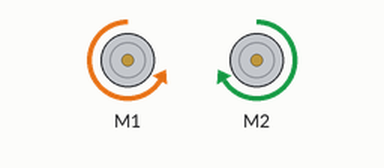
Simulated run of this sketch. Board: Arduino Uno, built with avr-gcc and run on an emulated ATmega328P. Parts: 2 × DC motor (green arrow = forward, orange = backward, longer = faster). What the sketch prints to the serial monitor is not drawn.

Above: at 0.1 s.
Timing chart, 0 to 1.6 s (numbered marks = the images above):
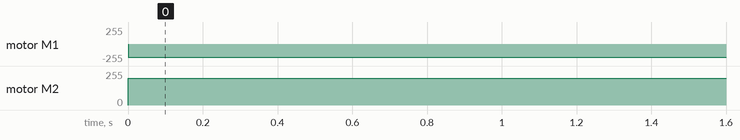

The sketch:

Sensor3.ino
```cpp
#include <Arduino.h>
#include <Wire.h>
#include <SoftwareSerial.h>
#include <MeMCore.h>


double angle_rad = PI/180.0;
double angle_deg = 180.0/PI;
MeLineFollower linefollower_2(2);
MeLineFollower linefollower_3(3);

MeDCMotor motor_9(9);
MeDCMotor motor_10(10);

void move(int power, int _speed)
{
    int leftSpeed = 0;
    int rightSpeed = 0;
    if (power > 2*_speed)
    {
      power = 2*_speed;
    }
    if (power < 2*-_speed)
    {
      power = 2*-_speed;
    }
    if (power > 0)  //左轉
    {
      leftSpeed=_speed;
      rightSpeed=_speed-power;
    }

    if (power < 0)  //右轉
    {
      leftSpeed=_speed+power;
      rightSpeed=_speed;
    }

    if (power == 0)
    {
      leftSpeed=_speed;
      rightSpeed=_speed;
    }

    motor_9.run((9)==M1?-(leftSpeed):(leftSpeed));
    motor_10.run((10)==M1?-(rightSpeed):(rightSpeed));
    Serial.println(power);
}

void setup(){
    Serial.begin(9600);

}

int interror = 0;
int olderror = 0;
double Kp=200,Ki=0,Kd=0;
int leftSpeed = 0;
int rightSpeed = 0;
void loop(){
    int r=0,rr=0,rrr=0,l=0,ll=0,lll=0,error=0;
    double lasterror,power;

  if(linefollower_2.readSensors()==2 && linefollower_3.readSensors()==1)
  {
    //Serial.println("Go Straight");
  }
  if(linefollower_2.readSensors()==3 && linefollower_3.readSensors()==1)
  {
    //Serial.println("Turn Right");
    r=1;
  }
  if(linefollower_2.readSensors()==2 && linefollower_3.readSensors()==3)
  {
    //Serial.println("Turn Left");
    l=-1;
  }
  if(linefollower_2.readSensors()==3 && linefollower_3.readSensors()==0)
  {
    //Serial.println("Turn Right_Fast");
    rr=5;
  }
  if(linefollower_2.readSensors()==0 && linefollower_3.readSensors()==3)
  {
    //Serial.println("Turn Left_Fast");
    ll=-5;
  }
  if(linefollower_2.readSensors()==3 && linefollower_3.readSensors()==2)
  {
    //Serial.println("Turn Right_Fast!!!");
    rrr=10;
  }
  if(linefollower_2.readSensors()==1 && linefollower_3.readSensors()==3)
  {
    //Serial.println("Turn Left_Fast!!!");
    lll=-10;
  }


    error=r+rr+rrr+l+ll+lll;
    interror += error;
    lasterror = error - olderror;
    olderror = error;
    power = error * Kp + interror * Ki + lasterror * Kd;


    //if(linefollower_2.readSensors()==3 && linefollower_3.readSensors()==3)
    {
      motor_9.run((9)==M1?-(-120):(-120));
      motor_10.run((10)==M1?-(-120):(-120));
    }
    //else
    {
      move(power,200);
    }


    //Serial.println(power);
    //delay(500);
}
```

Measured:
- by itself, motor M1: stopped → backward 200/255 at 0.00 s
- by itself, motor M2: stopped → forward 200/255 at 0.00 s
